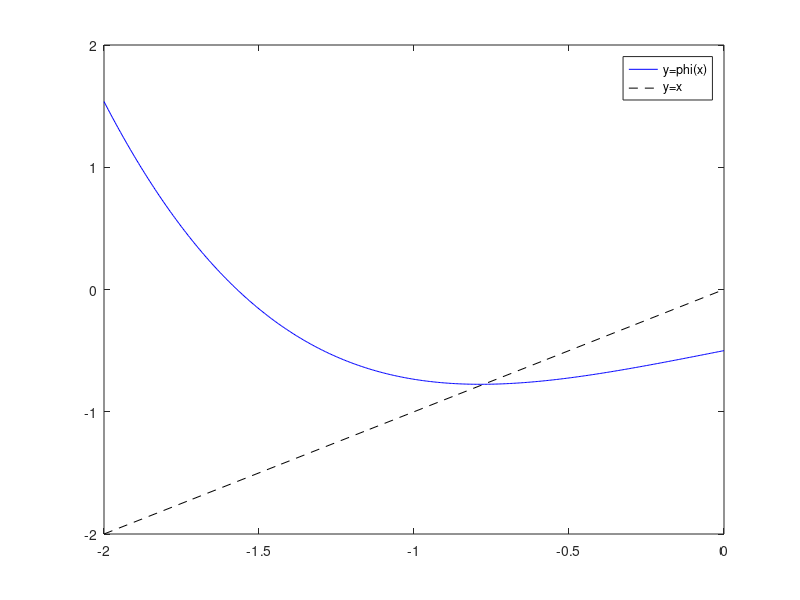

Write MATLAB code to recreate this figure. (Note: this script raises an error after producing the figure.)
clear all, close all
phi=@(t) -0.5*cos(t).*exp(-t);
figure(1);
fplot(phi , [-2,0],'b');
hold on
fplot(@(x) x, [-2,0] ,'k--');
legend('y=phi(x)','y=x')

[x,nit]=puntofisso(phi,-1,1e-3)



phider=@(t) 0.5*(sin(t)+cos(t)).*exp(-t)
figure(2)
tt=linspace(-10,2,100000);
semilogy(tt,abs(phi(tt)-tt), tt,abs(phider(tt)),tt,1+0*tt)
grid on
xlabel 'x'
legend('abs(phi(x)-x)','derivata di phi')